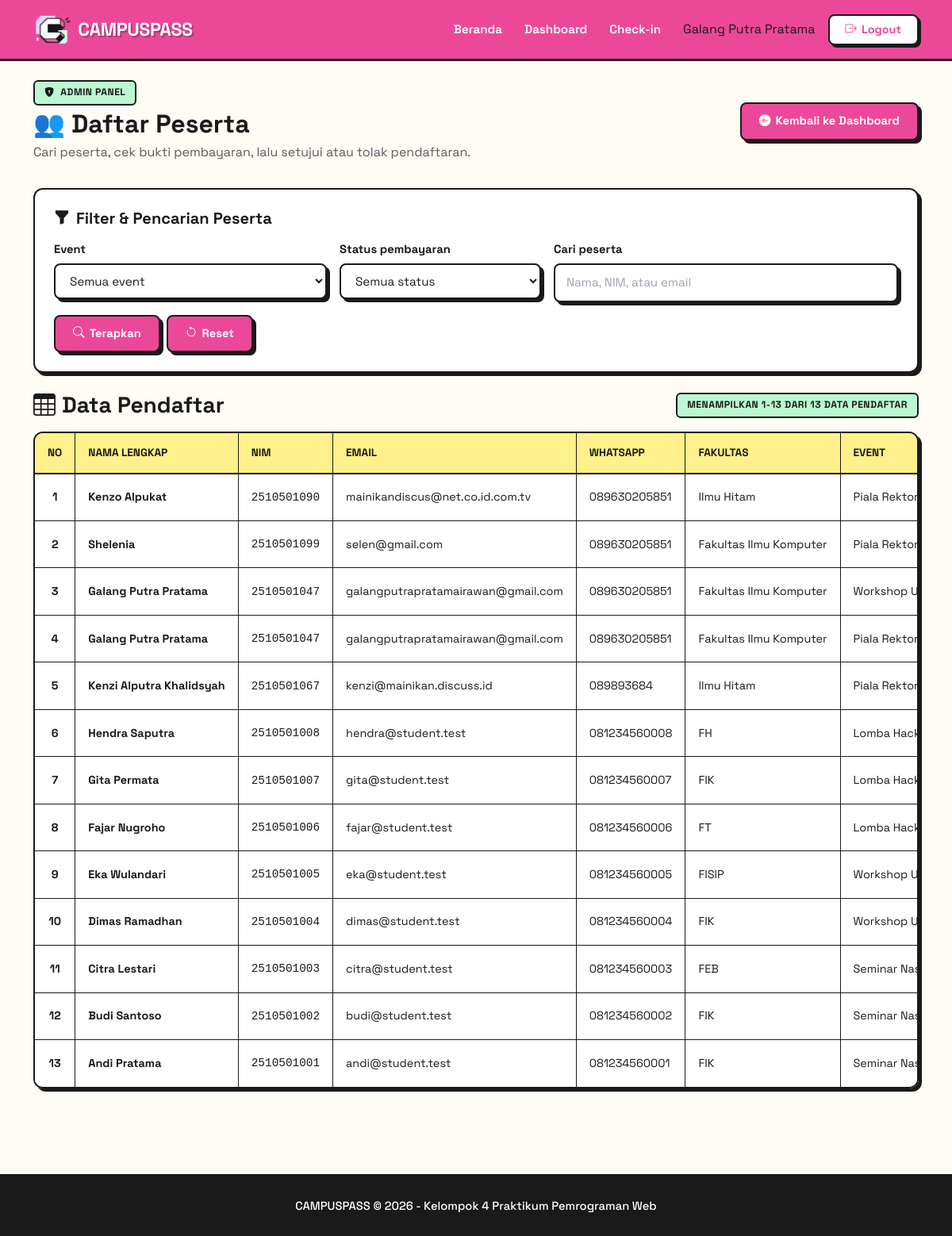
Page /admin/peserta.php (signed in) on the committed database.
### tables this page shows
CREATE TABLE `pendaftaran` (
  `id` int(10) UNSIGNED NOT NULL,
  `event_id` int(10) UNSIGNED NOT NULL,
  `nama_lengkap` varchar(100) NOT NULL,
  `nim` varchar(20) NOT NULL,
  `email` varchar(100) NOT NULL,
  `no_whatsapp` varchar(20) NOT NULL,
  `fakultas` varchar(100) NOT NULL,
  `jurusan` varchar(100) NOT NULL,
  `bukti_pembayaran` varchar(255) DEFAULT NULL,
  `ktm_file` varchar(255) DEFAULT NULL,
  `kode_tiket` varchar(50) NOT NULL,
  `status_bayar` enum('Pending','Approved','Rejected') NOT NULL DEFAULT 'Pending',
  `status_kehadiran` enum('Belum Hadir','Hadir') NOT NULL DEFAULT 'Belum Hadir',
  `waktu_pendaftaran` timestamp NOT NULL DEFAULT current_timestamp()
);

CREATE TABLE `events` (
  `id` int(10) UNSIGNED NOT NULL,
  `judul_event` varchar(150) NOT NULL,
  `kategori` varchar(50) NOT NULL,
  `deskripsi` text NOT NULL,
  `tanggal_kegiatan` datetime NOT NULL,
  `lokasi` varchar(150) NOT NULL,
  `kuota_maksimal` int(10) UNSIGNED NOT NULL,
  `biaya_pendaftaran` decimal(12,2) NOT NULL DEFAULT 0.00,
  `narahubung` varchar(100) NOT NULL,
  `poster_file` varchar(255) DEFAULT NULL,
  `created_by` int(10) UNSIGNED DEFAULT NULL,
  `created_at` timestamp NOT NULL DEFAULT current_timestamp()
);

### includes/functions.php (called while the page is built, shortened)
<?php
function e(?string $value): string
{
    return htmlspecialchars($value ?? '', ENT_QUOTES, 'UTF-8');
}

### admin/peserta.php (the view, shortened to what this page needs)
<?php
require_once __DIR__ . '/../config/database.php';
require_once __DIR__ . '/../includes/functions.php';
$role    = $_SESSION['user']['role'] ?? null;
$isAdmin = ($role === 'admin');
function admin_query(mysqli $conn, string $sql, string $types = '', array $params = []): array
{
    $stmt = $conn->prepare($sql);
    if ($types !== '') {
        $stmt->bind_param($types, ...$params);
    }
    $stmt->execute();
    $result = $stmt->get_result();
    $rows   = $result ? $result->fetch_all(MYSQLI_ASSOC) : [];
    return $rows;
}
    ?>
    <?php
$keyword = is_string($_GET['q'] ?? null) ? trim($_GET['q']) : '';
$keyword = mb_substr($keyword, 0, 100);
$page = filter_input(INPUT_GET, 'page', FILTER_VALIDATE_INT, ['options' => ['min_range' => 1]]);
$page = $page ? (int) $page : 1;
$where  = [];
$types  = '';
$params = [];
$whereSql = $where ? 'WHERE ' . implode(' AND ', $where) : '';
$rows       = [];
$total      = 0;
try {
    $r = admin_query(
        $conn,
        "SELECT COUNT(*) AS total
         FROM pendaftaran p
         INNER JOIN events e ON e.id = p.event_id
         $whereSql",
        $types,
        $params
    );
    $total      = (int) ($r[0]['total'] ?? 0);
    $offset = ($page - 1) * PESERTA_PER_PAGE;
    $rows = admin_query(
        $conn,
        "SELECT p.id, p.nama_lengkap, p.nim, p.email, p.no_whatsapp, p.fakultas,
                p.bukti_pembayaran, p.status_bayar, p.status_kehadiran,
                e.judul_event
         FROM pendaftaran p
         INNER JOIN events e ON e.id = p.event_id
         $whereSql
         ORDER BY p.waktu_pendaftaran DESC, p.id DESC
         LIMIT ? OFFSET ?",
        $types . 'ii',
        array_merge($params, [PESERTA_PER_PAGE, $offset])
    );
} catch (Throwable $ex) {
    error_log('peserta.php: ' . $ex->getMessage());
    flash('error', 'Data peserta gagal dimuat. Silakan coba lagi.');
}
$firstRow  = $total > 0 ? (($page - 1) * PESERTA_PER_PAGE) + 1 : 0;
$lastRow   = $total > 0 ? $firstRow + count($rows) - 1 : 0;
?>
<?php require_once __DIR__ . '/../includes/header.php'; ?>
<?php require_once __DIR__ . '/../includes/navbar.php'; ?>
<main class="container py-4">
    <div class="d-flex flex-column flex-md-row justify-content-between align-items-md-center gap-3 mb-4 pb-2">
        <div>
            <span class="badge-neo badge-approved mb-1">
                <i class="bi bi-shield-lock-fill me-1"></i> <?= $isAdmin ? 'Admin Panel' : 'Panel Panitia' ?>
            </span>
            <h1 class="fw-bold mb-1" style="font-size: 2rem;">👥 Daftar Peserta</h1>
            <p class="text-muted mb-0">Cari peserta, cek bukti pembayaran, lalu setujui atau tolak pendaftaran.</p>
        </div>
        <div>
            <a href="dashboard.php" class="btn-neo">
                <i class="bi bi-arrow-left-circle-fill"></i> Kembali ke Dashboard
            </a>
        </div>
    </div>
    <form method="get" action="peserta.php" class="card-neo card-filter mb-4">
        <h2 class="h5 fw-bold mb-3">
            <i class="bi bi-funnel-fill me-2"></i>Filter &amp; Pencarian Peserta
        </h2>
        <div class="row g-3">
            <div class="col-md-4">
                <label class="form-label-neo" for="filterEvent">Event</label>
                <select id="filterEvent" name="event_id" class="form-select-neo">
                    <option value="">Semua event</option>
                </select>
            </div>
            <div class="col-md-3">
                <label class="form-label-neo" for="filterStatus">Status pembayaran</label>
                <select id="filterStatus" name="status_bayar" class="form-select-neo">
                    <option value="">Semua status</option>
                </select>
            </div>
            <div class="col-md-5">
                <label class="form-label-neo" for="searchKeyword">Cari peserta</label>
                <input type="search" id="searchKeyword" name="q" class="form-control-neo"
                       value="<?= e($keyword) ?>" placeholder="Nama, NIM, atau email"
                       maxlength="100" autocomplete="off">
            </div>
        </div>
        <div class="mt-3 d-flex flex-wrap gap-2">
            <button type="submit" class="btn-neo">
                <i class="bi bi-search"></i> Terapkan
            </button>
            <a href="peserta.php" class="btn-neo">
                <i class="bi bi-arrow-counterclockwise"></i> Reset
            </a>
        </div>
    </form>
    <div class="mb-4">
        <div class="d-flex flex-column flex-sm-row justify-content-between align-items-sm-center mb-3 gap-2">
            <h2 class="h3 fw-bold mb-0">
                <i class="bi bi-table me-2"></i>Data Pendaftar
            </h2>
            <span class="badge-neo badge-approved mb-0" aria-live="polite">
                Menampilkan <?= e((string) $firstRow) ?>-<?= e((string) $lastRow) ?> dari <?= e((string) $total) ?> data pendaftar
            </span>
        </div>
        <div class="table-neo-wrapper">
            <table class="table-neo" id="tabelPendaftar">
                <thead>
                    <tr>
                        <th class="text-center" style="width: 50px;">No</th>
                        <th>Nama Lengkap</th>
                        <th>NIM</th>
                        <th>Email</th>
                        <th>WhatsApp</th>
                        <th>Fakultas</th>
                        <th>Event</th>
                    </tr>
                </thead>
                <tbody>
                    <?php foreach ($rows as $i => $row): ?>
                        <tr>
                            <td class="text-center fw-bold"><?= e((string) ($firstRow + $i)) ?></td>
                            <td class="fw-bold"><?= e($row['nama_lengkap']) ?></td>
                            <td><span class="font-monospace"><?= e($row['nim']) ?></span></td>
                            <td><?= e($row['email']) ?></td>
                            <td><?= e($row['no_whatsapp']) ?></td>
                            <td><?= e($row['fakultas']) ?></td>
                            <td><?= e($row['judul_event']) ?></td>
                        </tr>
                    <?php endforeach; ?>
                </tbody>
            </table>
        </div>
    </div>
</main>
<?php require_once __DIR__ . '/../includes/footer.php'; ?>

### css/style.css (style rules this page uses)
:root { --pink: #EC4899; --pink-light: #FCE7F3; --yellow: #FEF08A; --green: #BBF7D0; --blue: #BFDBFE; --purple: #DDD6FE; --orange: #FED7AA; --bg: #FFFBF5; --text: #1a1a1a; --border: #1a1a1a; --shadow: 4px 4px 0px #1a1a1a; --shadow-lg: 6px 6px 0px #1a1a1a; --radius: 12px; }
*, *::before, *::after { box-sizing: border-box; }
body { margin: 0; font-family: 'Space Grotesk', -apple-system, BlinkMacSystemFont, sans-serif; background-color: var(--bg); color: var(--text); line-height: 1.6; -webkit-font-smoothing: antialiased; }
a { color: var(--text); text-decoration: none; transition: all 0.15s ease; }
.event-card, .card-neo, .card-campuspass { background: #fff; border: 2.5px solid var(--border); border-radius: var(--radius); box-shadow: var(--shadow); overflow: hidden; transition: all 0.15s ease; height: 100%; display: flex; flex-direction: column; }
.badge-neo, .badge-seminar, .badge-workshop, .badge-lomba, .badge-webinar { display: inline-block; padding: 4px 12px; border-radius: 6px; border: 2px solid var(--border); font-weight: 700; font-size: 0.76rem; text-transform: uppercase; letter-spacing: 0.5px; margin-bottom: 10px; color: var(--text); width: fit-content; }
.btn-neo, .btn-accent { display: inline-flex; align-items: center; justify-content: center; gap: 6px; padding: 10px 22px; background: var(--pink); color: #fff; font-weight: 700; border: 2.5px solid var(--border); border-radius: 8px; box-shadow: var(--shadow); text-decoration: none; transition: all 0.15s ease; font-family: 'Space Grotesk', sans-serif; font-size: 0.92rem; cursor: pointer; text-align: center; }
.form-label-neo, .form-label-dark { display: block; font-weight: 700; font-size: 0.92rem; margin-bottom: 6px; color: var(--text); }
.form-control-neo, .form-select-neo, .form-control-dark { width: 100%; background: #fff; border: 2.5px solid var(--border); border-radius: 8px; box-shadow: var(--shadow); font-family: 'Space Grotesk', sans-serif; font-size: 0.95rem; color: var(--text); padding: 10px 14px; transition: all 0.15s ease; }
.form-control-neo::placeholder, .form-control-dark::placeholder { color: #9ca3af; }
.table-neo-wrapper { border: 2.5px solid var(--border); border-radius: var(--radius); box-shadow: var(--shadow); overflow-x: auto; background: #fff; }
.table-neo, .table-campuspass { width: 100%; border-collapse: separate; border-spacing: 0; margin-bottom: 0; background: #fff; border: 2.5px solid var(--border); border-radius: var(--radius); box-shadow: var(--shadow); overflow: hidden; }
.table-neo thead th, .table-campuspass thead th { background: var(--pink-light); color: var(--text); font-weight: 700; border-bottom: 2.5px solid var(--border); border-right: 1.5px solid var(--border); padding: 14px 16px; text-align: left; font-size: 0.92rem; }
.table-neo tbody td, .table-campuspass tbody td { padding: 12px 16px; border-bottom: 1.5px solid var(--border); border-right: 1.5px solid var(--border); vertical-align: middle; font-size: 0.9rem; color: var(--text); }
.table-neo tbody tr:last-child td, .table-campuspass tbody tr:last-child td { border-bottom: none; }

### admin/peserta.php (style rules this page uses)
.card-neo.card-filter { display: block; height: auto; overflow: visible; padding: 24px; }
.badge-approved { background: var(--green); color: var(--text); }
.table-neo-wrapper .table-neo { border: none; border-radius: 0; box-shadow: none; }
.table-neo-wrapper .table-neo thead th { background: var(--yellow); font-size: 0.85rem; text-transform: uppercase; white-space: nowrap; }
.table-neo-wrapper .table-neo tbody td { white-space: nowrap; }

### rows in the picture
pendaftaran: i "1", nama_lengkap "Kenzo Alpukat", nim "2510501090", email "mainikandiscus@net.co.id.com.tv", no_whatsapp "089630205851", fakultas "Ilmu Hitam", event.judul_event "Piala Rektor…"
pendaftaran: i "2", nama_lengkap "Shelenia", nim "2510501099", email "selen@gmail.com", no_whatsapp "089630205851", fakultas "Fakultas Ilmu Komputer", event.judul_event "Piala Rektor…"
pendaftaran: i "3", nama_lengkap "Galang Putra Pratama", nim "2510501047", email "galangputrapratamairawan@gmail.com", no_whatsapp "089630205851", fakultas "Fakultas Ilmu Komputer", event.judul_event "Workshop…"
pendaftaran: i "4", nama_lengkap "Galang Putra Pratama", nim "2510501047", email "galangputrapratamairawan@gmail.com", no_whatsapp "089630205851", fakultas "Fakultas Ilmu Komputer", event.judul_event "Piala Rektor…"
pendaftaran: i "5", nama_lengkap "Kenzi Alputra Khalidsyah", nim "2510501067", email "kenzi@mainikan.discuss.id", no_whatsapp "089893684", fakultas "Ilmu Hitam", event.judul_event "Piala Rektor…"
pendaftaran: i "6", nama_lengkap "Hendra Saputra", nim "2510501008", email "hendra@student.test", no_whatsapp "081234560008", fakultas "FH", event.judul_event "Lomba…"
pendaftaran: i "7", nama_lengkap "Gita Permata", nim "2510501007", email "gita@student.test", no_whatsapp "081234560007", fakultas "FIK", event.judul_event "Lomba…"
pendaftaran: i "8", nama_lengkap "Fajar Nugroho", nim "2510501006", email "fajar@student.test", no_whatsapp "081234560006", fakultas "FT", event.judul_event "Lomba…"
pendaftaran: i "9", nama_lengkap "Eka Wulandari", nim "2510501005", email "eka@student.test", no_whatsapp "081234560005", fakultas "FISIP", event.judul_event "Workshop…"
pendaftaran: i "10", nama_lengkap "Dimas Ramadhan", nim "2510501004", email "dimas@student.test", no_whatsapp "081234560004", fakultas "FIK", event.judul_event "Workshop…"
pendaftaran: i "11", nama_lengkap "Citra Lestari", nim "2510501003", email "citra@student.test", no_whatsapp "081234560003", fakultas "FEB", event.judul_event "Seminar…"
pendaftaran: i "12", nama_lengkap "Budi Santoso", nim "2510501002", email "budi@student.test", no_whatsapp "081234560002", fakultas "FIK", event.judul_event "Seminar…"
pendaftaran: i "13", nama_lengkap "Andi Pratama", nim "2510501001", email "andi@student.test", no_whatsapp "081234560001", fakultas "FIK", event.judul_event "Seminar…"

### other values in the picture
$currentUser['nama_lengkap'] "Galang Putra Pratama"
$firstRow "1"
$lastRow "13"
$total "13"
